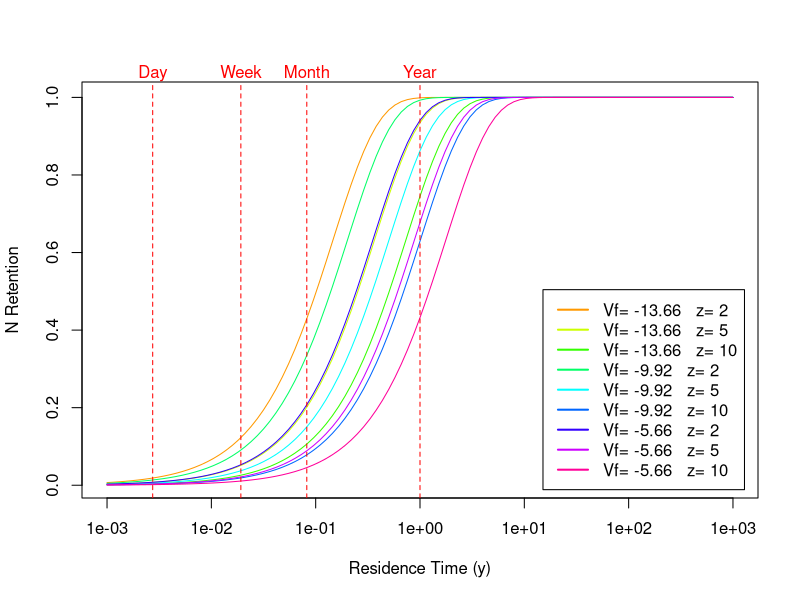

Write R code to recreate this figure.
#########################
# N retention model
# From Verburg et al 2013
# Equation originally from Harrison et al 2009
# Rn=1-exp((-9.92tau)/z)
# Rn = proportion of N retained
# tau = residence time (years)
# z = mean depth (m)
# Vf = settling velocity (m year-1)

# Set parameter estimates
Vf = c(-13.66, -9.92, -5.66) 
z = c(2, 5,10)

# plot curve
pdf("N_retention.pdf")
par(cex=1)

table<-as.data.frame(matrix(ncol=2, nrow=length(Vf)*length(z)) )
names(table)<-c("Vf", "z")

colors<-rainbow(n=nrow(table), start = 0.1, end = 0.9)


for (i in 1:(length(Vf))){
  for (j in 1:(length(z))){
    Vf1 = Vf[i]
    z1 = z[j]
    row<-j+length(z)*(i-1)
    
    table[row,1]<- Vf1
    table[row,2]<- z1
    
    if (i ==1 & j==1){
    curve(1-(exp((Vf1*x)/z1)), .001, 1000, log = "x", ylab="N Retention", xlab = "Residence Time (y)", col = colors[row])
    } else {
    curve(1-(exp((Vf1*x)/z1)), .001, 1000, log = "x", ylab="N Retention", xlab = "Residence Time (y)", col = colors[row], add=T)
    }

  }
}

legend("bottomright", inset=0.02, lty = 1,lwd = 2,legend = paste("Vf=" ,table[,1], "  z=",  table[,2]), col = colors)

#add vertical lines to denote day, month, year, etc
# day
abline(v=1/365, col="red", lty=2)
mtext("Day", side=3, outer=FALSE, at = 1/365, col="red", cex=1)
# week
abline(v=7/365, col="red", lty=2)
mtext("Week", side=3, outer=FALSE, at = 7/365, col="red",cex=1)
# month
abline(v=30/365, col="red", lty=2)
mtext("Month", side=3, outer=FALSE, at = 30/365, col="red",cex=1)
# year
abline(v=1, col = "red", lty = 2)
mtext("Year", side=3, outer=FALSE, at = 1, col="red",cex=1)
dev.off()
